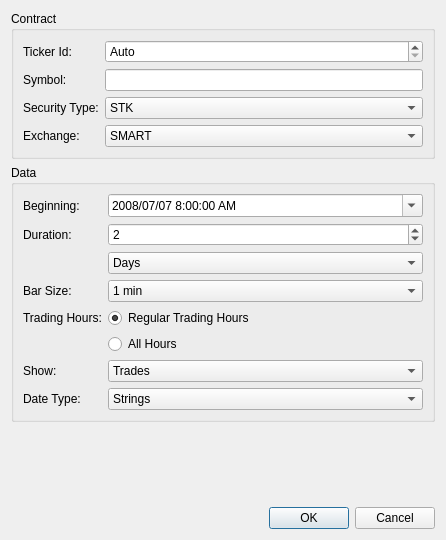
<ui version="4.0" >
 <class>HistoricalDataDialog</class>
 <widget class="QDialog" name="HistoricalDataDialog" >
  <property name="geometry" >
   <rect>
    <x>0</x>
    <y>0</y>
    <width>446</width>
    <height>540</height>
   </rect>
  </property>
  <property name="windowTitle" >
   <string>Historical Data Parameters</string>
  </property>
  <layout class="QVBoxLayout" name="verticalLayout" >
   <item>
    <widget class="QGroupBox" name="groupBox" >
     <property name="title" >
      <string>Contract</string>
     </property>
     <property name="flat" >
      <bool>true</bool>
     </property>
     <layout class="QGridLayout" name="gridLayout" >
      <item row="0" column="0" >
       <widget class="QLabel" name="label" >
        <property name="text" >
         <string>Ticker Id:</string>
        </property>
       </widget>
      </item>
      <item row="0" column="1" >
       <widget class="QSpinBox" name="tickId" >
        <property name="frame" >
         <bool>true</bool>
        </property>
        <property name="specialValueText" >
         <string>Auto</string>
        </property>
        <property name="minimum" >
         <number>-1</number>
        </property>
        <property name="maximum" >
         <number>999999</number>
        </property>
        <property name="value" >
         <number>-1</number>
        </property>
       </widget>
      </item>
      <item row="1" column="0" >
       <widget class="QLabel" name="label_3" >
        <property name="text" >
         <string>Symbol:</string>
        </property>
       </widget>
      </item>
      <item row="1" column="1" >
       <widget class="QLineEdit" name="symbolName" >
        <property name="alignment" >
         <set>Qt::AlignLeading|Qt::AlignLeft|Qt::AlignVCenter</set>
        </property>
       </widget>
      </item>
      <item row="2" column="0" >
       <widget class="QLabel" name="label_2" >
        <property name="text" >
         <string>Security Type:</string>
        </property>
       </widget>
      </item>
      <item row="2" column="1" >
       <widget class="QComboBox" name="secType" >
        <item>
         <property name="text" >
          <string>STK</string>
         </property>
        </item>
        <item>
         <property name="text" >
          <string>OPT</string>
         </property>
        </item>
        <item>
         <property name="text" >
          <string>FUT</string>
         </property>
        </item>
       </widget>
      </item>
      <item row="3" column="0" >
       <widget class="QLabel" name="label_4" >
        <property name="text" >
         <string>Exchange:</string>
        </property>
       </widget>
      </item>
      <item row="3" column="1" >
       <widget class="QComboBox" name="exchangeName" >
        <item>
         <property name="text" >
          <string>SMART</string>
         </property>
        </item>
        <item>
         <property name="text" >
          <string>NASDAQ</string>
         </property>
        </item>
        <item>
         <property name="text" >
          <string>NYSE</string>
         </property>
        </item>
       </widget>
      </item>
     </layout>
     <zorder>secType</zorder>
     <zorder>label_2</zorder>
     <zorder>label_3</zorder>
     <zorder>symbolName</zorder>
     <zorder>exchangeName</zorder>
     <zorder>label_4</zorder>
     <zorder></zorder>
     <zorder>label</zorder>
     <zorder>tickId</zorder>
     <zorder>verticalSpacer</zorder>
    </widget>
   </item>
   <item>
    <widget class="QGroupBox" name="groupBox_2" >
     <property name="title" >
      <string>Data</string>
     </property>
     <property name="flat" >
      <bool>true</bool>
     </property>
     <layout class="QGridLayout" name="gridLayout_2" >
      <item row="0" column="0" >
       <widget class="QLabel" name="label_5" >
        <property name="sizePolicy" >
         <sizepolicy vsizetype="Preferred" hsizetype="Minimum" >
          <horstretch>0</horstretch>
          <verstretch>0</verstretch>
         </sizepolicy>
        </property>
        <property name="text" >
         <string>Beginning:</string>
        </property>
       </widget>
      </item>
      <item row="0" column="1" >
       <widget class="QDateTimeEdit" name="startDate" >
        <property name="sizePolicy" >
         <sizepolicy vsizetype="Fixed" hsizetype="MinimumExpanding" >
          <horstretch>0</horstretch>
          <verstretch>0</verstretch>
         </sizepolicy>
        </property>
        <property name="dateTime" >
         <datetime>
          <hour>8</hour>
          <minute>0</minute>
          <second>0</second>
          <year>2008</year>
          <month>7</month>
          <day>7</day>
         </datetime>
        </property>
        <property name="date" >
         <date>
          <year>2008</year>
          <month>7</month>
          <day>7</day>
         </date>
        </property>
        <property name="displayFormat" >
         <string>yyyy/MM/dd h:mm:ss AP</string>
        </property>
        <property name="calendarPopup" >
         <bool>true</bool>
        </property>
       </widget>
      </item>
      <item row="1" column="0" >
       <widget class="QLabel" name="label_6" >
        <property name="sizePolicy" >
         <sizepolicy vsizetype="Preferred" hsizetype="Minimum" >
          <horstretch>0</horstretch>
          <verstretch>0</verstretch>
         </sizepolicy>
        </property>
        <property name="text" >
         <string>Duration:</string>
        </property>
       </widget>
      </item>
      <item row="1" column="1" >
       <widget class="QSpinBox" name="durationValue" >
        <property name="minimum" >
         <number>1</number>
        </property>
        <property name="maximum" >
         <number>99999</number>
        </property>
        <property name="singleStep" >
         <number>1</number>
        </property>
        <property name="value" >
         <number>2</number>
        </property>
       </widget>
      </item>
      <item row="2" column="1" >
       <widget class="QComboBox" name="durationType" >
        <property name="currentIndex" >
         <number>1</number>
        </property>
        <item>
         <property name="text" >
          <string>Seconds</string>
         </property>
        </item>
        <item>
         <property name="text" >
          <string>Days</string>
         </property>
        </item>
        <item>
         <property name="text" >
          <string>Weeks</string>
         </property>
        </item>
       </widget>
      </item>
      <item row="3" column="0" >
       <widget class="QLabel" name="label_10" >
        <property name="sizePolicy" >
         <sizepolicy vsizetype="Preferred" hsizetype="Minimum" >
          <horstretch>0</horstretch>
          <verstretch>0</verstretch>
         </sizepolicy>
        </property>
        <property name="text" >
         <string>Bar Size:</string>
        </property>
       </widget>
      </item>
      <item row="3" column="1" >
       <widget class="QComboBox" name="barSize" >
        <property name="currentIndex" >
         <number>4</number>
        </property>
        <item>
         <property name="text" >
          <string>1 secs</string>
         </property>
        </item>
        <item>
         <property name="text" >
          <string>5 secs</string>
         </property>
        </item>
        <item>
         <property name="text" >
          <string>15 secs</string>
         </property>
        </item>
        <item>
         <property name="text" >
          <string>30 secs</string>
         </property>
        </item>
        <item>
         <property name="text" >
          <string>1 min</string>
         </property>
        </item>
        <item>
         <property name="text" >
          <string>2 mins</string>
         </property>
        </item>
        <item>
         <property name="text" >
          <string>3 mins</string>
         </property>
        </item>
        <item>
         <property name="text" >
          <string>5 mins</string>
         </property>
        </item>
        <item>
         <property name="text" >
          <string>15 mins</string>
         </property>
        </item>
        <item>
         <property name="text" >
          <string>30 mins</string>
         </property>
        </item>
        <item>
         <property name="text" >
          <string>1 hour</string>
         </property>
        </item>
        <item>
         <property name="text" >
          <string>1 day</string>
         </property>
        </item>
        <item>
         <property name="text" >
          <string>1 week</string>
         </property>
        </item>
        <item>
         <property name="text" >
          <string>1 month</string>
         </property>
        </item>
        <item>
         <property name="text" >
          <string>3 months</string>
         </property>
        </item>
        <item>
         <property name="text" >
          <string>1 year</string>
         </property>
        </item>
       </widget>
      </item>
      <item row="4" column="0" >
       <widget class="QLabel" name="label_9" >
        <property name="sizePolicy" >
         <sizepolicy vsizetype="Preferred" hsizetype="Minimum" >
          <horstretch>0</horstretch>
          <verstretch>0</verstretch>
         </sizepolicy>
        </property>
        <property name="text" >
         <string>Trading Hours:</string>
        </property>
       </widget>
      </item>
      <item row="4" column="1" >
       <widget class="QRadioButton" name="rthYes" >
        <property name="text" >
         <string>Regular Trading Hours</string>
        </property>
        <property name="checked" >
         <bool>true</bool>
        </property>
       </widget>
      </item>
      <item row="5" column="1" >
       <widget class="QRadioButton" name="rthNo" >
        <property name="text" >
         <string>All Hours</string>
        </property>
       </widget>
      </item>
      <item row="6" column="0" >
       <widget class="QLabel" name="label_7" >
        <property name="sizePolicy" >
         <sizepolicy vsizetype="Preferred" hsizetype="Minimum" >
          <horstretch>0</horstretch>
          <verstretch>0</verstretch>
         </sizepolicy>
        </property>
        <property name="text" >
         <string>Show:</string>
        </property>
       </widget>
      </item>
      <item row="6" column="1" >
       <widget class="QComboBox" name="showType" >
        <item>
         <property name="text" >
          <string>Trades</string>
         </property>
        </item>
        <item>
         <property name="text" >
          <string>Midpoint</string>
         </property>
        </item>
        <item>
         <property name="text" >
          <string>Bid</string>
         </property>
        </item>
        <item>
         <property name="text" >
          <string>Ask</string>
         </property>
        </item>
        <item>
         <property name="text" >
          <string>Bid/Ask</string>
         </property>
        </item>
       </widget>
      </item>
      <item row="7" column="0" >
       <widget class="QLabel" name="label_8" >
        <property name="sizePolicy" >
         <sizepolicy vsizetype="Preferred" hsizetype="Minimum" >
          <horstretch>0</horstretch>
          <verstretch>0</verstretch>
         </sizepolicy>
        </property>
        <property name="text" >
         <string>Date Type:</string>
        </property>
       </widget>
      </item>
      <item row="7" column="1" >
       <widget class="QComboBox" name="dateType" >
        <item>
         <property name="text" >
          <string>Strings</string>
         </property>
        </item>
        <item>
         <property name="text" >
          <string>Integers</string>
         </property>
        </item>
       </widget>
      </item>
     </layout>
    </widget>
   </item>
   <item>
    <spacer name="verticalSpacer" >
     <property name="orientation" >
      <enum>Qt::Vertical</enum>
     </property>
     <property name="sizeHint" stdset="0" >
      <size>
       <width>20</width>
       <height>40</height>
      </size>
     </property>
    </spacer>
   </item>
   <item>
    <widget class="QDialogButtonBox" name="buttonBox" >
     <property name="orientation" >
      <enum>Qt::Horizontal</enum>
     </property>
     <property name="standardButtons" >
      <set>QDialogButtonBox::Cancel|QDialogButtonBox::Ok</set>
     </property>
    </widget>
   </item>
  </layout>
 </widget>
 <resources/>
 <connections>
  <connection>
   <sender>buttonBox</sender>
   <signal>accepted()</signal>
   <receiver>HistoricalDataDialog</receiver>
   <slot>accept()</slot>
   <hints>
    <hint type="sourcelabel" >
     <x>248</x>
     <y>254</y>
    </hint>
    <hint type="destinationlabel" >
     <x>157</x>
     <y>274</y>
    </hint>
   </hints>
  </connection>
  <connection>
   <sender>buttonBox</sender>
   <signal>rejected()</signal>
   <receiver>HistoricalDataDialog</receiver>
   <slot>reject()</slot>
   <hints>
    <hint type="sourcelabel" >
     <x>316</x>
     <y>260</y>
    </hint>
    <hint type="destinationlabel" >
     <x>286</x>
     <y>274</y>
    </hint>
   </hints>
  </connection>
 </connections>
</ui>
